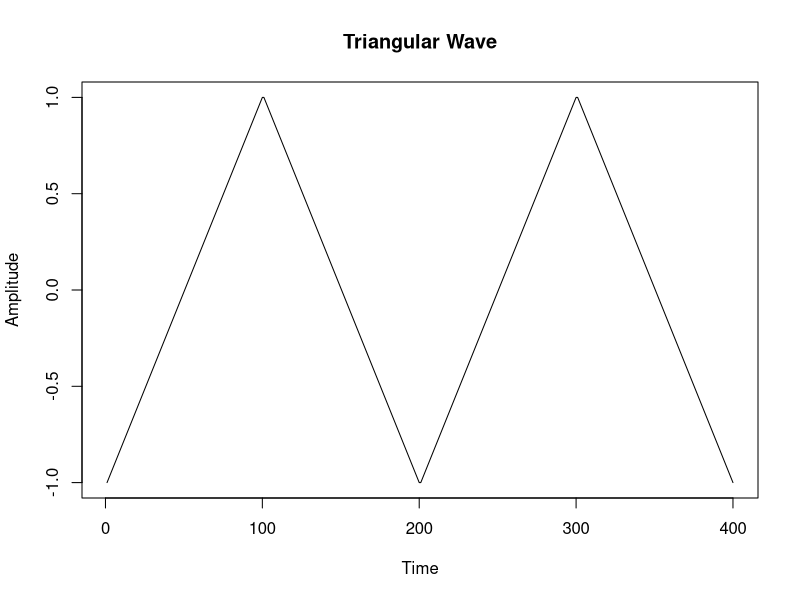
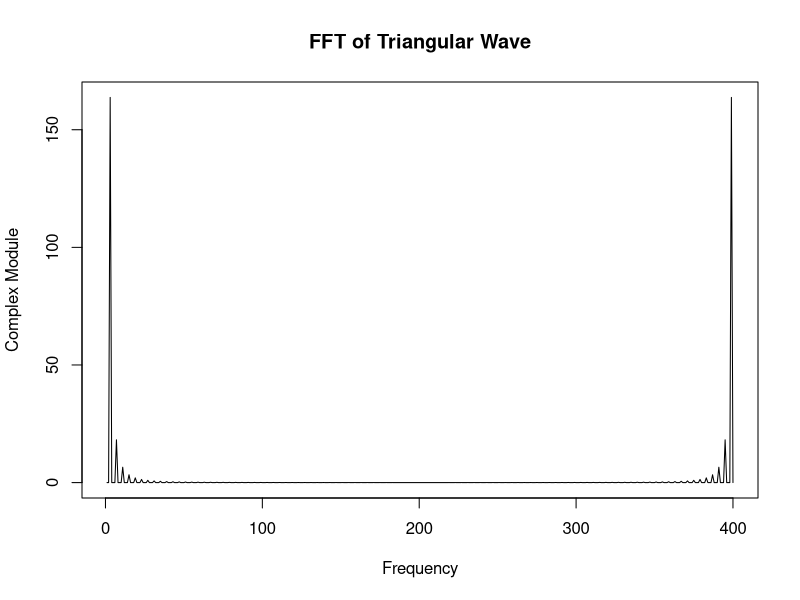
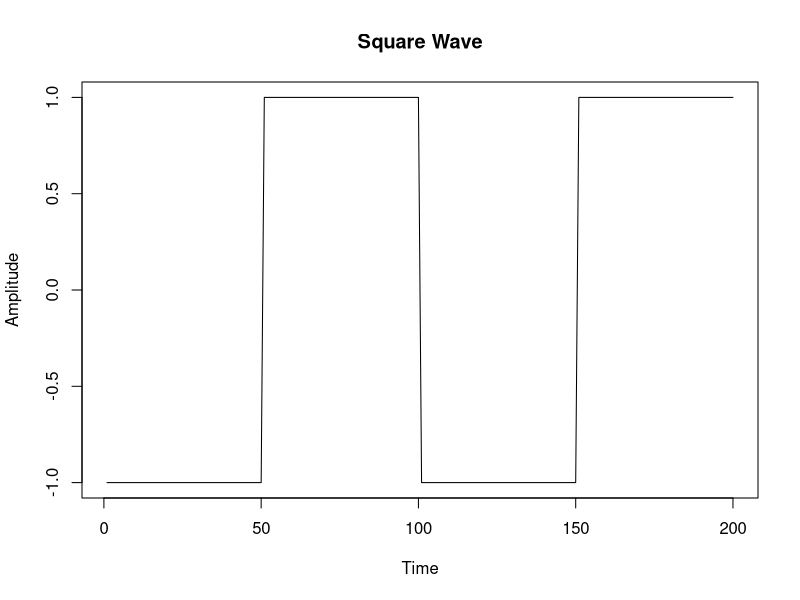
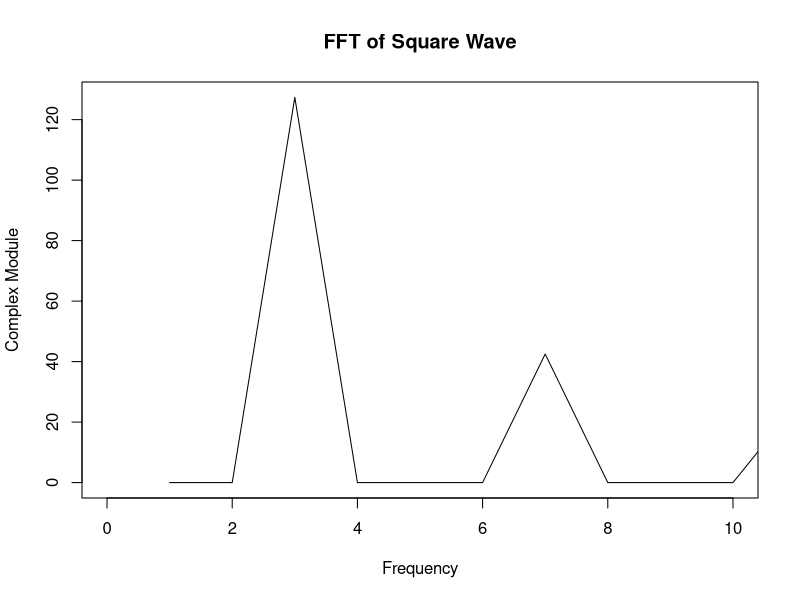
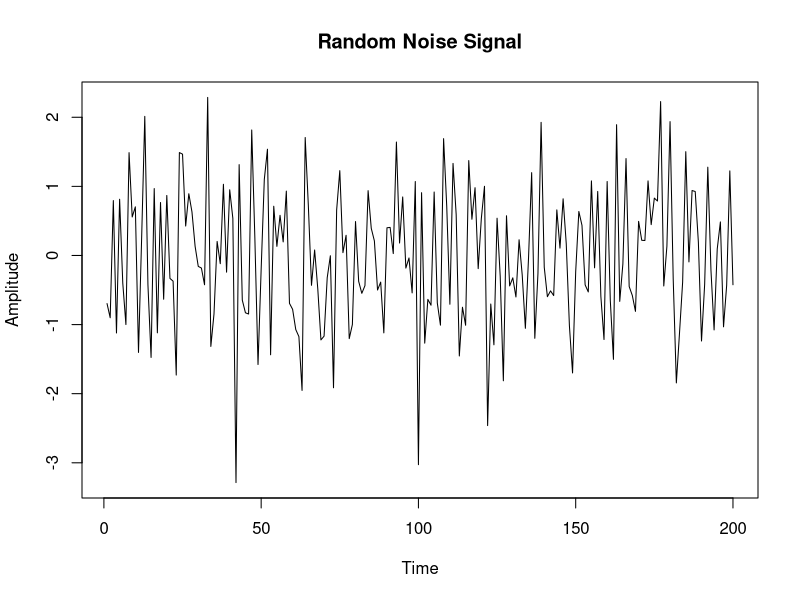
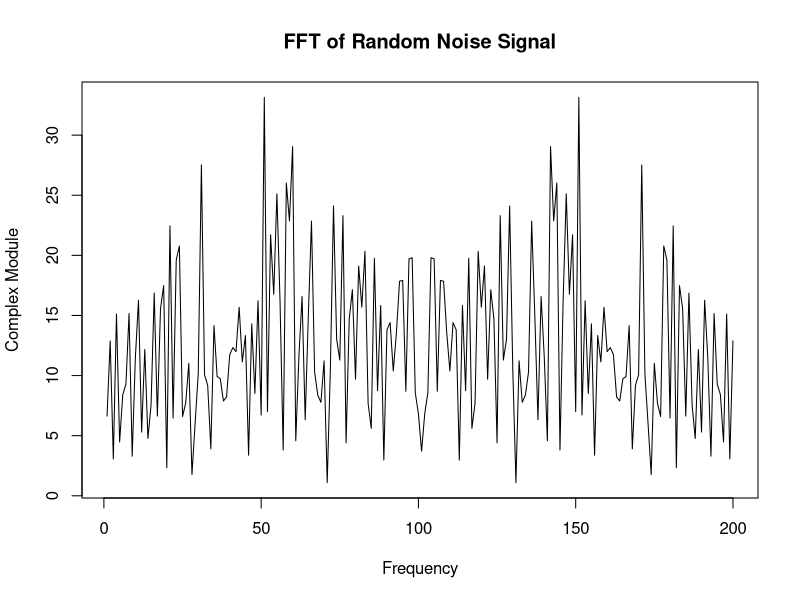

These figures' R source, in order:
# TRAINGULAR WAVE ------------------------------------------------------------------------------------

x <- c(seq(-1, 1, length.out = 100), seq(1, -1, length.out = 100))
tri_wave <- c(rep(x, 2))

# Plot the waveform
plot(tri_wave, type = "l", xlab = "Time", ylab = "Amplitude", main = "Triangular Wave")

# Calculate FFT and plot the complex module vs. frequency
fft_tri_wave <- fft(tri_wave)
plot(Mod(fft_tri_wave), type = "l", xlab = "Frequency", ylab = "Complex Module", main = "FFT of Triangular Wave")

# SQUARE WAVE ------------------------------------------------------------------------------------

# Generate data for two periods of a square wave
x <- c(rep(-1, 50), rep(1, 50))
square_wave <- c(rep(x, 2))

# Plot the waveform
plot(square_wave, type = "l", xlab = "Time", ylab = "Amplitude", main = "Square Wave")

# Calculate FFT and plot the complex module vs. frequency
fft_square_wave <- fft(square_wave)
plot(Mod(fft_square_wave), type = "l", xlim=c(0,10),xlab = "Frequency", ylab = "Complex Module", main = "FFT of Square Wave")

# RANDOM NOISE ------------------------------------------------------------------------------------

# Generate data for a random noise signal
noise_signal <- rnorm(200)

# Plot the waveform
plot(noise_signal, type = "l", xlab = "Time", ylab = "Amplitude", main = "Random Noise Signal")

# Calculate FFT and plot the complex module vs. frequency
fft_noise_signal <- fft(noise_signal)
plot(Mod(fft_noise_signal), type = "l", xlab = "Frequency", ylab = "Complex Module", main = "FFT of Random Noise Signal")